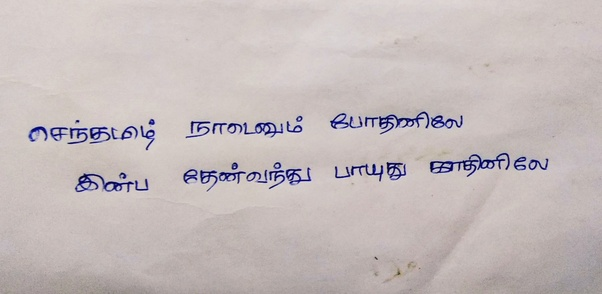
#> input picture segmentation/img_5.jpg, 602 x 294 px
$ python -i image.py   (imports and definitions only)
#> lines starting #> are read from the running program, lines starting #| are printed output that depends on the picture; after the words box and inside, x2 and y2 are one past the last pixel; in counts of white or black regions, pixels touching at a corner belong together
import os
import cv2
import numpy as np
import sys
import os
from PIL import Image

SZ = 120
affine_flags = cv2.WARP_INVERSE_MAP|cv2.INTER_LINEAR

file_name = ""


def morph(img):
	img = cv2.GaussianBlur(img,(5,5),0)
	img = cv2.adaptiveThreshold(img,255,1,1,11,2)
	return img

def roi_op(img,thresh):
	contours,hierarchy = cv2.findContours(img,cv2.RETR_LIST,cv2.CHAIN_APPROX_SIMPLE)[-2:]
	# if there are more than one significant contours => complex alphabet
	#	just return the whole image to be resized and centered,
	#		instead of getting the ROI
	num_contours = 0
	for cnt in contours:
		if cv2.contourArea(cnt)>25:
			num_contours = num_contours + 1
			[x,y,w,h] = cv2.boundingRect(cnt)
			roi = thresh[y:y+h,x:x+w]
			#print "ROI shape : ",roi.shape
			# resize roi to 100x100
			roi_100x100 = cv2.resize(roi,(80,80), interpolation = cv2.INTER_CUBIC)

	if num_contours == 1:
		return roi_100x100

	return cv2.resize(thresh,(80,80), interpolation = cv2.INTER_CUBIC)

def center(roi_100x100):
	bg = np.zeros((120,120), np.uint8)
	x_offset=y_offset=10
	bg[y_offset:y_offset+roi_100x100.shape[0], x_offset:x_offset+roi_100x100.shape[1]] = roi_100x100
	return bg

def deskew(img):
	m = cv2.moments(img)
	if abs(m['mu02']) < 1e-2:
		return img.copy()
	skew = m['mu11']/m['mu02']
	#print "Skew : %f" %(skew)
	M = np.float32([[1, skew, -0.5*SZ*skew], [0, 1, 0]])
	img = cv2.warpAffine(img,M,(SZ, SZ),flags=affine_flags)
	return img

# [7 lines of commented-out code are left out]


def display(im):
	cv2.imshow('finale',im)
	cv2.waitKey(0)


def dilate(centered):
	kernel = np.ones((5,5),np.uint8)
	dilation = cv2.dilate(centered,kernel,iterations = 1)
	return dilation

def convert_image_to_1d_array(x):
    """ Takes path to image and convert it to 1d array and return it"""

    #x = cv2.imread(img, cv2.IMREAD_GRAYSCALE)
    if x is None:
        print( "ERROR: loading image ' + img + ' failed.")
        return None

    x = cv2.threshold(x, 128, 255, cv2.THRESH_BINARY | cv2.THRESH_OTSU)[1]
    if x is None:
        print ("ERROR: thresholding image ' + img + ' failed.")
        return None

    return x.flatten()

def open_image(src):
#> called with src = 'img_5.jpg'
    img1 = Image.open(src)
#> img1 is the input picture: PIL image 602x294 RGB; mean R, G, B 196.7, 187.2, 187.1
    img1.save(r'./cache.png', 'PNG')
    src=cv2.imread(r'./cache.png',cv2.IMREAD_GRAYSCALE)
#> src: shape (294, 602); min 2, max 226, mean 189.5
    src = cv2.resize(src,(120,120), interpolation = cv2.INTER_CUBIC)
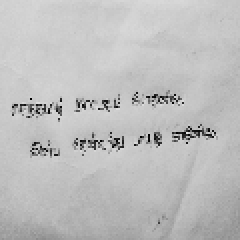
#> src: shape (120, 120) (shown 2 times larger); min 0, max 229, mean 189.7
    thresh = morph(src).copy()
#> in morph, `img = cv2.adaptiveThreshold(img,255,1,1,11,2)`:
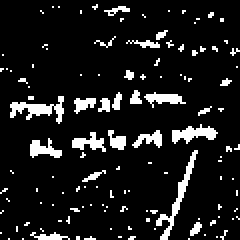
#> img: shape (120, 120) (shown 2 times larger); 10.3% white; 124 white regions (107 under 20 px), largest, box (x1, y1, x2, y2) and area: (78, 75, 99, 120) 162, (5, 48, 32, 62) 152, (86, 62, 109, 72) 119
    dilated = dilate(thresh)
#> in dilate, `dilation = cv2.dilate(centered,kernel,iterations = 1)`:
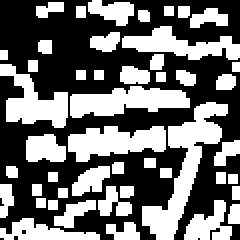
#> dilation: shape (120, 120) (shown 2 times larger); 43.5% white; 47 white regions
    deskewed = deskew(dilated)
#> in deskew, `m = cv2.moments(img)`: m = moments, m00 1597320, centre m10/m00, m01/m00 = (62.61, 65.09)
#> in deskew, `skew = m['mu11']/m['mu02']`: skew = -0.0679
#> in deskew, `M = np.float32([[1, skew, -0.5*SZ*skew], [0, 1, 0]])`: M = [[1, -0.0679, 4.07], [0, 1, 0]]
#> in deskew, `img = cv2.warpAffine(img,M,(SZ, SZ),flags=affine_flags)`:
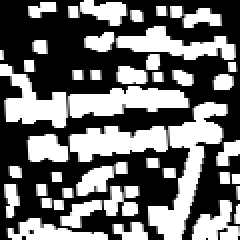
#> img: shape (120, 120) (shown 2 times larger); min 0, max 255, mean 109.5
    deskewed_copy = deskewed.copy()
    roi = roi_op(deskewed_copy,deskewed).copy()
#> in roi_op, `contours,hierarchy = cv2.findContours(img,cv2.RETR_LIST,cv2.CHAIN_APPR..`: contours = 36 contours, 7 with area under 20; largest, box (x1, y1, x2, y2) and area: (13, 51, 120, 120) 1766, (0, 32, 95, 64) 1066, (42, 13, 118, 30) 549, (30, 93, 70, 114) 296, (95, 100, 120, 120) 265
#> the loop in roi_op, `for cnt in contours:` made 36 passes
#> (x, y, w, h) on passes 3, 4, 6, 7, 10, 12, 13, 15, 16, 18, 19, 21: (56, 111, 18, 9), (3, 109, 51, 11), (95, 100, 25, 20), (20, 99, 12, 6), (30, 93, 40, 21), (2, 92, 8, 17), (109, 86, 11, 6), (4, 83, 7, 6), (38, 81, 26, 17), (13, 51, 107, 69), (106, 37, 11, 8), (86, 35, 11, 8)
#> cnt on passes 8, 9, 11, 17, 20, 22: [[31, 94], [31, 98], [36, 98], [36, 94]], [[118, 93], [118, 99], [119, 99], [119, 93]], [[18, 92], [18, 97], [23, 97], [23, 92]], [[73, 79], [73, 83], [79, 83], [79, 79]], [[76, 36], [76, 40], [81, 40], [81, 36]], [[45, 35], [45, 39], [50, 39], [50, 35]]
#> pass 3, in roi_op, `roi_100x100 = cv2.resize(roi,(80,80), interpolation = cv2.INTER_CUBIC)`:
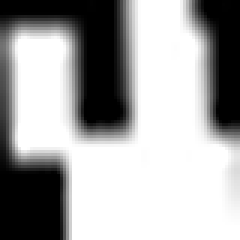
#> roi_100x100: shape (80, 80) (shown 3 times larger); min 0, max 255, mean 165.1
#> after the loop in roi_op, `for cnt in contours:`: num_contours = 20
#> in roi_op, `return cv2.resize(thresh,(80,80), interpolation = cv2.INTER_CUBIC)`:
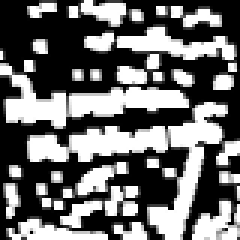
#> returned value: shape (80, 80) (shown 3 times larger); min 0, max 255, mean 109.3
    centered = center(roi)
    centered = cv2.resize(centered,(90,90), interpolation = cv2.INTER_CUBIC)
    cv2.imwrite("./cache/processed.png", centered)
    img = convert_image_to_1d_array(centered)
#> in convert_image_to_1d_array, `x = cv2.threshold(x, 128, 255, cv2.THRESH_BINARY | cv2.THRESH_OTSU)[1]`:
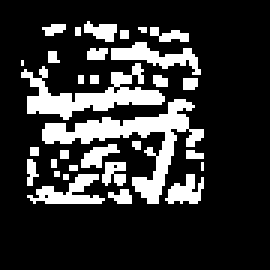
#> x: shape (90, 90) (shown 3 times larger); 19.8% white; 31 white regions (18 under 20 px), largest, box (x1, y1, x2, y2) and area: (14, 33, 68, 68) 484, (7, 21, 55, 40) 349, (37, 14, 67, 25) 135
#> img = 8100 values, max 255 at index 659, min 0 at index 0, mean 50.43
    img=img.reshape(1,90,90,1)
    return img

>>> result = open_image('img_5.jpg')

$ run again, on segmentation/img_4.png
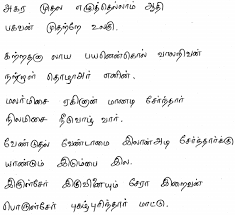
#> input picture segmentation/img_4.png, 235 x 215 px
#> in open_image, img1 is the input picture: PIL image 235x215 P; min 0, max 255, mean 242.4
#> dilation: shape (120, 120); 52.1% white; 13 black regions (9 under 20 px)
#> m = moments, m00 1912755, centre m10/m00, m01/m00 = (45.09, 62)
#> skew = 0.0557
#> M = [[1, 0.0557, -3.34], [0, 1, 0]]
#> in deskew, `img = cv2.warpAffine(img,M,(SZ, SZ),flags=affine_flags)`:
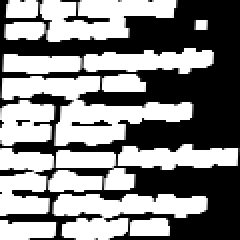
#> img: shape (120, 120) (shown 2 times larger); min 0, max 255, mean 131.6
#> contours = 16 contours, 5 with area under 20; largest, box (x1, y1, x2, y2) and area: (0, 72, 120, 108) 1810, (0, 37, 97, 73) 1462, (2, 0, 89, 21) 1216, (26, 97, 104, 120) 1082, (1, 24, 107, 37) 816
#> the loop in roi_op, `for cnt in contours:` made 16 passes
#> (x, y, w, h) on passes 2, 3, 4, 6, 7, 9, 11, 12: (0, 110, 29, 10), (26, 97, 78, 23), (17, 83, 40, 8), (0, 72, 120, 36), (35, 59, 21, 5), (0, 50, 28, 23), (0, 37, 97, 36), (1, 24, 106, 13)
#> after the loop in roi_op, `for cnt in contours:`: num_contours = 10
#> in convert_image_to_1d_array, `x = cv2.threshold(x, 128, 255, cv2.THRESH_BINARY | cv2.THRESH_OTSU)[1]`:
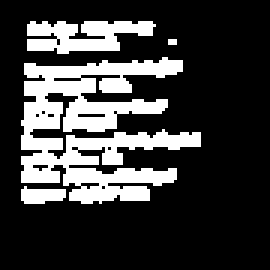
#> x: shape (90, 90) (shown 3 times larger); 23.5% white; 4 white regions (1 under 20 px), largest, box (x1, y1, x2, y2) and area: (7, 19, 67, 68) 1520, (9, 7, 52, 18) 310, (7, 62, 22, 68) 67
#> in open_image, `img = convert_image_to_1d_array(centered)`: img = 8100 values, max 255 at index 640, min 0 at index 0, mean 59.91

$ run again, on segmentation/img_8.jpeg
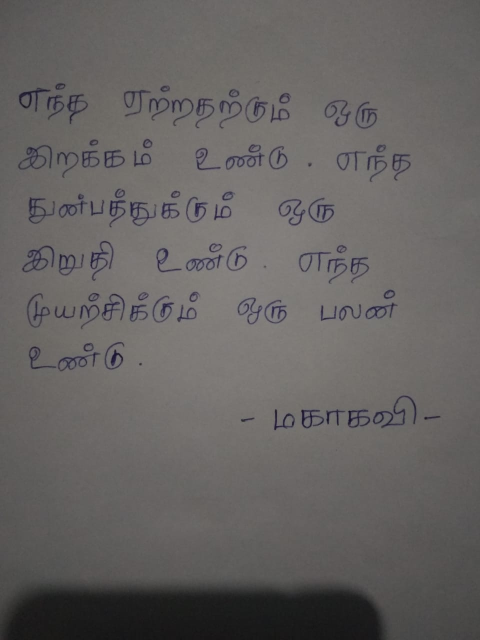
#> input picture segmentation/img_8.jpeg, 960 x 1280 px (shown at 1/2 size)
#> in open_image, img1 is the input picture: PIL image 960x1280 RGB; mean R, G, B 101.6, 98.7, 97.4
#> dilation: shape (120, 120); 36.5% white; 7 white regions
#> m = moments, m00 1339515, centre m10/m00, m01/m00 = (50.92, 54.96)
#> skew = 0.0328
#> M = [[1, 0.0328, -1.97], [0, 1, 0]]
#> contours = 23 contours, 11 with area under 20; largest, box (x1, y1, x2, y2) and area: (3, 13, 107, 72) 3941, (0, 108, 97, 120) 749, (68, 71, 111, 83) 310, (57, 54, 76, 64) 136, (33, 23, 62, 37) 106
#> the loop in roi_op, `for cnt in contours:` made 23 passes
#> (x, y, w, h) on passes 1, 2, 3, 4, 6, 12, 14, 17: (0, 108, 97, 12), (44, 91, 8, 6), (58, 75, 9, 7), (68, 71, 43, 12), (57, 54, 19, 10), (29, 43, 11, 12), (12, 41, 13, 5), (12, 32, 16, 4)
#> after the loop in roi_op, `for cnt in contours:`: num_contours = 10
#> in convert_image_to_1d_array, `x = cv2.threshold(x, 128, 255, cv2.THRESH_BINARY | cv2.THRESH_OTSU)[1]`:
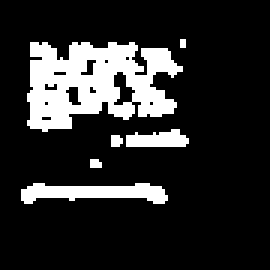
#> x: shape (90, 90) (shown 3 times larger); 16.5% white; 6 white regions (3 under 20 px), largest, box (x1, y1, x2, y2) and area: (9, 14, 61, 44) 993, (7, 61, 56, 68) 220, (42, 43, 63, 49) 94
#> in open_image, `img = convert_image_to_1d_array(centered)`: img = 8100 values, max 255 at index 1230, min 0 at index 0, mean 42.12
